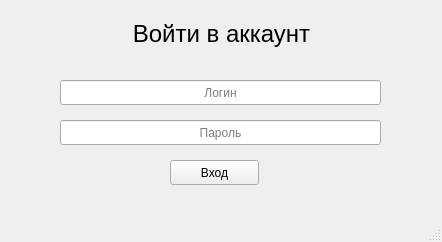
<?xml version="1.0" encoding="UTF-8"?>
<ui version="4.0">
 <class>MainWindow</class>
 <widget class="QMainWindow" name="MainWindow">
  <property name="geometry">
   <rect>
    <x>0</x>
    <y>0</y>
    <width>442</width>
    <height>242</height>
   </rect>
  </property>
  <property name="windowTitle">
   <string>MainWindow</string>
  </property>
  <widget class="QWidget" name="centralwidget">
   <widget class="QLabel" name="label">
    <property name="geometry">
     <rect>
      <x>40</x>
      <y>20</y>
      <width>363</width>
      <height>27</height>
     </rect>
    </property>
    <property name="font">
     <font>
      <pointsize>18</pointsize>
     </font>
    </property>
    <property name="cursor">
     <cursorShape>ArrowCursor</cursorShape>
    </property>
    <property name="text">
     <string>Войти в аккаунт</string>
    </property>
    <property name="alignment">
     <set>Qt::AlignCenter</set>
    </property>
   </widget>
   <widget class="QLineEdit" name="lineLogin">
    <property name="geometry">
     <rect>
      <x>60</x>
      <y>80</y>
      <width>321</width>
      <height>25</height>
     </rect>
    </property>
    <property name="text">
     <string/>
    </property>
    <property name="maxLength">
     <number>50</number>
    </property>
    <property name="alignment">
     <set>Qt::AlignCenter</set>
    </property>
    <property name="placeholderText">
     <string>Логин</string>
    </property>
   </widget>
   <widget class="QLineEdit" name="linePassword">
    <property name="geometry">
     <rect>
      <x>60</x>
      <y>120</y>
      <width>321</width>
      <height>25</height>
     </rect>
    </property>
    <property name="autoFillBackground">
     <bool>false</bool>
    </property>
    <property name="text">
     <string/>
    </property>
    <property name="maxLength">
     <number>16</number>
    </property>
    <property name="alignment">
     <set>Qt::AlignCenter</set>
    </property>
    <property name="placeholderText">
     <string>Пароль</string>
    </property>
   </widget>
   <widget class="QPushButton" name="pushButton">
    <property name="geometry">
     <rect>
      <x>170</x>
      <y>160</y>
      <width>89</width>
      <height>25</height>
     </rect>
    </property>
    <property name="text">
     <string>Вход</string>
    </property>
    <property name="flat">
     <bool>false</bool>
    </property>
   </widget>
  </widget>
  <widget class="QStatusBar" name="statusbar"/>
 </widget>
 <resources/>
 <connections/>
</ui>
